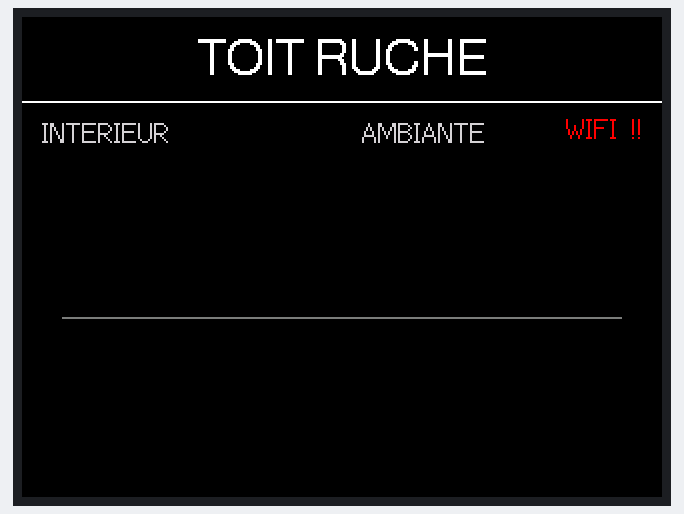
Recording of a program running on a simulated ESP32. Shown: 320×240 colour display. WiFi joins after 1.5 s; servers stay silent unless stated.

Above: at 0.4 s.
At 2.0 s:
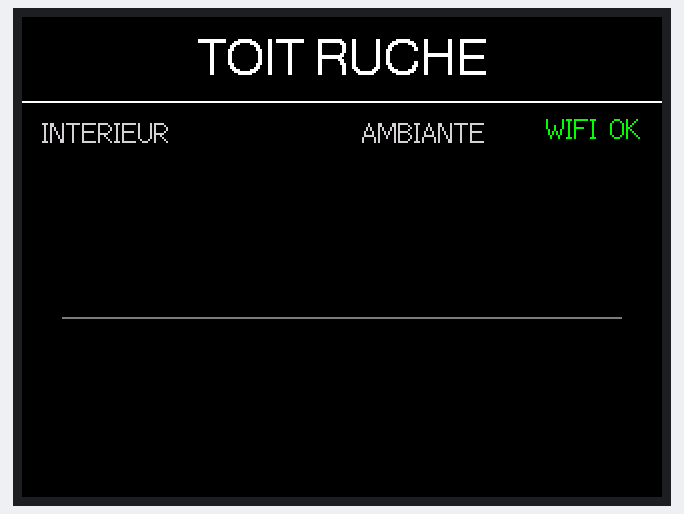

The program:

main.cpp
```cpp
#include <Arduino.h>
#include <WiFi.h>
#include <HTTPClient.h>
#include <ArduinoJson.h>
#include "Affichage.h"

const char* ssid = "SEAN_BONDON";
const char* password = "123456789";
const String urlStatus = "http://192.168.1.15/status";

Affichage monEcran;

float ancienneTemp = -999.0;
float ancienneConsigne = -999.0;
float ancienneTempInterieur = -999.0;
unsigned long dernierScan = 0;

void setup() {
    Serial.begin(115200);
    monEcran.initialiser();
    WiFi.begin(ssid, password);
}

void loop() {
    // Rafraîchissement toutes les 200ms pour plus de fluidité
    if (millis() - dernierScan > 200) {
        dernierScan = millis();

        if (WiFi.status() == WL_CONNECTED) {
            monEcran.majStatutWifi(true);
            HTTPClient http;
            http.setTimeout(150); // Timeout court pour ne pas bloquer l'écran
            http.begin(urlStatus);

            int httpCode = http.GET();
            if (httpCode == HTTP_CODE_OK) {
                JsonDocument doc;
                deserializeJson(doc, http.getString());

                float tempActuelle = doc["temp"];
                float consigneActuelle = doc["setpoint"];
                float tempInterieur = doc["temp_internal"];

                // On rafraîchit l'ambiante si elle bouge de 0.1°C
                if (abs(tempActuelle - ancienneTemp) >= 0.1) {
                    monEcran.mettreAJourAmbiante(tempActuelle);
                    ancienneTemp = tempActuelle;
                }

                // On rafraîchit la consigne (vérification stricte)
                if (consigneActuelle != ancienneConsigne) {
                    monEcran.mettreAJourConsigne(consigneActuelle);
                    ancienneConsigne = consigneActuelle;
                }

                // On rafraîchit l'interieur si elle bouge de 0.1°C
                if (abs(tempInterieur - ancienneTempInterieur) >= 0.1) {
                    monEcran.mettreAJourInterieur(tempInterieur);
                    ancienneTempInterieur = tempInterieur;
                }
            }
            http.end();
        } else {
            monEcran.majStatutWifi(false);
        }
    }
}
```

Affichage.cpp
```cpp
#include "Affichage.h"

// Constructeur
Affichage::Affichage() : tft(TFT_eSPI()) {}

void Affichage::initialiser() {
    tft.init();
    tft.setRotation(1);
    tft.fillScreen(TFT_BLACK);
    dessinerInterfaceFixe();
}

void Affichage::dessinerInterfaceFixe() {
    tft.fillScreen(TFT_BLACK);
    tft.setTextColor(TFT_WHITE, TFT_BLACK);
    tft.setTextDatum(TC_DATUM);
    tft.drawString("TOIT RUCHE", 160, 10, 4);

    tft.drawFastHLine(0, 42, 320, TFT_WHITE);     // Ligne sous le titre
    tft.drawFastHLine(20, 150, 280, TFT_DARKGREY); // Ligne entre Actuelle et Consigne

    // Labels pour les températures en haut
    tft.setTextDatum(TL_DATUM);
    tft.setTextColor(TFT_LIGHTGREY, TFT_BLACK);
    tft.drawString("INTERIEUR", 10, 50, 2);
    tft.drawString("AMBIANTE", 170, 50, 2);
}

void Affichage::mettreAJourAmbiante(float temp) {
    // Nettoyer la zone complètement avec un rectangle noir
    tft.fillRect(170, 65, 140, 50, TFT_BLACK);

    // Dessin de la température à côté
    tft.setTextColor(TFT_ORANGE, TFT_BLACK);
    tft.setTextDatum(TL_DATUM);
    tft.drawFloat(temp, 1, 210, 70, 6);

    // Unité "C"
    tft.drawString("C", 305, 70, 4);
}

void Affichage::mettreAJourInterieur(float temp) {
    // Nettoyer la zone complètement avec un rectangle noir
    tft.fillRect(10, 65, 140, 50, TFT_BLACK);

    // Dessin de la température
    tft.setTextColor(TFT_ORANGE, TFT_BLACK);
    tft.setTextDatum(TC_DATUM);
    tft.drawFloat(temp, 1, 80, 75, 6);

    // Unité "C"
    tft.setTextDatum(TL_DATUM);
    tft.drawString("C", 130, 75, 4);
}

void Affichage::mettreAJourConsigne(float consigne) {
    // Nettoyer la zone complètement avec un rectangle noir
    tft.fillRect(20, 165, 140, 50, TFT_BLACK);

    // Dessin de la consigne
    tft.setTextColor(TFT_YELLOW, TFT_BLACK);
    tft.setTextDatum(TL_DATUM);
    tft.drawFloat(consigne, 1, 50, 170, 6);

    // Unité "C"
    tft.drawString("C", 130, 170, 4);
}

void Affichage::majStatutWifi(bool connecte) {
    // Nettoyer la zone du statut WiFi
    tft.fillRect(240, 45, 70, 25, TFT_BLACK);

    tft.setTextDatum(TR_DATUM);
    if(connecte) {
        tft.setTextColor(TFT_GREEN, TFT_BLACK);
        tft.drawString("WIFI OK", 310, 48, 2);
    } else {
        tft.setTextColor(TFT_RED, TFT_BLACK);
        tft.drawString("WIFI !!", 310, 48, 2);
    }
}
```

Affichage.h
```cpp
#ifndef AFFICHAGE_H
#define AFFICHAGE_H

#include <TFT_eSPI.h>

class Affichage {
public:
    Affichage();
    void initialiser();
    void mettreAJourAmbiante(float temp);
    void mettreAJourConsigne(float temp);
    void majStatutWifi(bool connecte);
    void dessinerInterfaceFixe();
    void mettreAJourInterieur(float temp);

private:
    TFT_eSPI tft;
};

#endif
```
